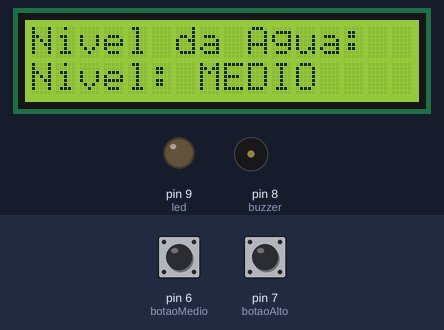
Bench run of a sketch on a simulated Arduino Uno, built with avr-gcc and run on an emulated ATmega328P. Parts: 16×2 character LCD, output pins drawn as LEDs (lit = HIGH), buzzer (waves = sounding, pin HIGH). The test bench sets the inputs (shaded band); at power-on: pin 6 (botaoMedio) HIGH, pin 7 (botaoAlto) LOW. What the sketch prints to the serial monitor is not drawn.

Above: at 1.2 s.
1.3 s: pin 6 (botaoMedio) pulled LOW for 0.35 s
At 1.73 s:
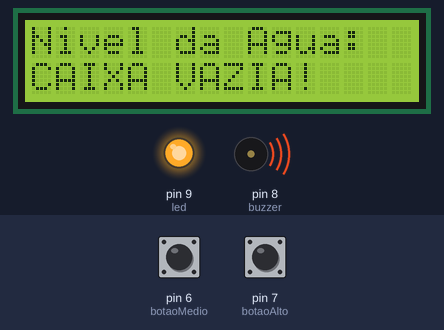
3.3 s: pin 7 (botaoAlto) pulled HIGH for 0.35 s
At 3.54 s:
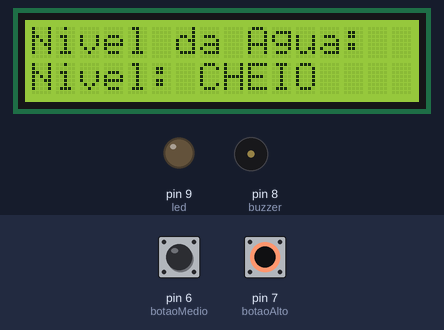
5.1 s: pin 7 (botaoAlto) pulled HIGH for 3.2 s
10.0 s: pin 6 (botaoMedio) pulled LOW for 3.2 s
At 10.6 s:
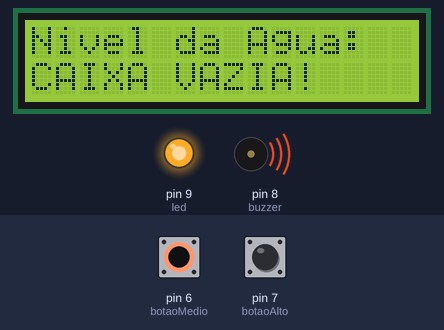
14.8 s: pin 6 (botaoMedio) driven LOW and pin 7 (botaoAlto) driven HIGH
At 15.6 s:
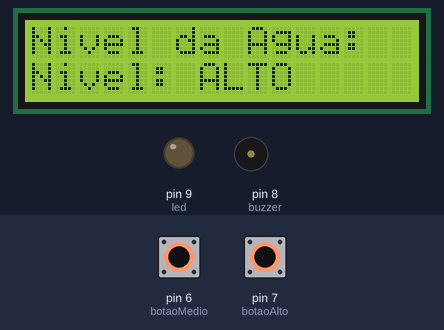
Timing chart, 0 to 17.3 s (numbered marks = the images above; inputs shaded):
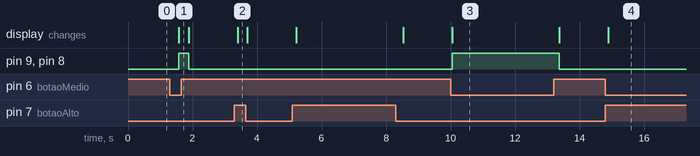

Measured:
- after the input at 1.3 s, pin 9 (led), pin 8 (buzzer): LOW → HIGH after 0.28 s, → LOW 0.30 s later; the display: changes after 0.28 s (image 1)
- after the input at 3.3 s, the display: changes after 0.10 s (image 2)
- after the input at 10.0 s, pin 9 (led), pin 8 (buzzer): LOW → HIGH after 0.05 s, → LOW 3.3 s later; the display: changes after 0.05 s (image 3)
- after the input at 14.8 s, the display: changes after 0.09 s (image 4)

The sketch:

nivel_agua.ino
```cpp
#include <LiquidCrystal.h>

// LCD: RS, E, D4, D5, D6, D7
LiquidCrystal lcd(12, 11, 5, 4, 3, 2);

// Botões e saídas
const int botaoMedio = 6;    // Nível médio
const int botaoAlto = 7;     // Nível alto
const int buzzer = 8;
const int led = 9;

void setup() {
  pinMode(botaoMedio, INPUT);
  pinMode(botaoAlto, INPUT);
  pinMode(buzzer, OUTPUT);
  pinMode(led, OUTPUT);

  lcd.begin(16, 2);
  lcd.setCursor(0, 0);
  lcd.print("Nivel da Agua:");

  Serial.begin(9600); // Inicia a comunicação com o Monitor Serial
  Serial.println("Monitor Serial iniciado.");
}

void loop() {
  // Leitura dos botões
  bool nivelMedio = digitalRead(botaoMedio);
  bool nivelAlto = digitalRead(botaoAlto);

  lcd.setCursor(0, 1); // Linha 2 do LCD

  if (!nivelMedio && !nivelAlto) {
    lcd.print("CAIXA VAZIA! ");
    Serial.println("CAIXA VAZIA!");
    digitalWrite(buzzer, HIGH);
    digitalWrite(led, HIGH);

  } else if (nivelMedio && !nivelAlto) {
    lcd.print("Nivel: MEDIO      ");
    Serial.println("Nivel: MEDIO");
    digitalWrite(buzzer, LOW);
    digitalWrite(led, LOW);

  } else if (nivelAlto && !nivelMedio) {
    lcd.print("Nivel: ALTO       ");
    Serial.println("Nivel: ALTO");
    digitalWrite(buzzer, LOW);
    digitalWrite(led, LOW);

  } else if (nivelMedio && nivelAlto) {
    lcd.print("Nivel: CHEIO      ");
    Serial.println("Nivel: CHEIO");
    digitalWrite(buzzer, LOW);
    digitalWrite(led, LOW);
  }

  delay(300);
}
```
